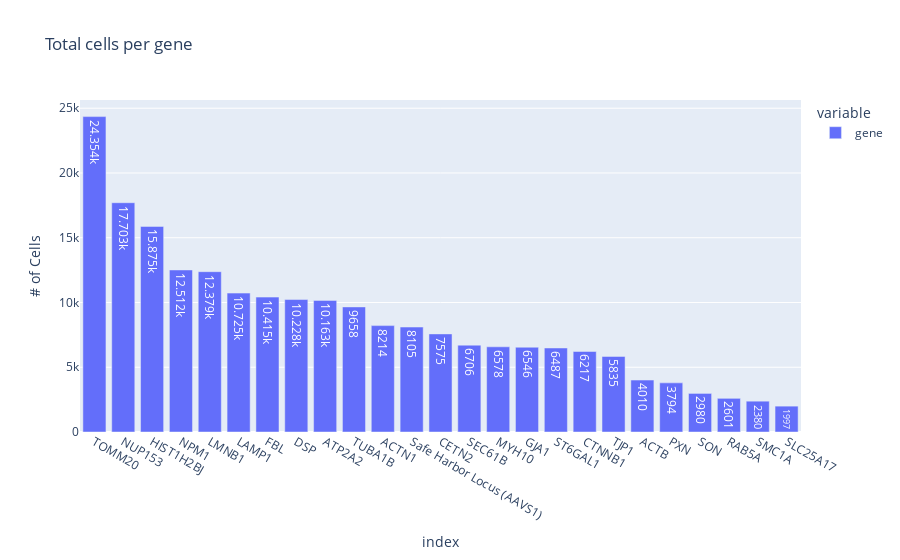

The notebook cell this image was saved under:
### Markdown cell above
### Overview - Cells per gene

The dataset consists of over 200K cells and based on the number distribution of FOVs we can assume that they are not evenly spraed across the 25 cell lines. We can visualize the number of cells per gene by further parsing the data frame.

### Code cell
fig_total = px.bar(df.gene.value_counts(),text_auto=True,title="Total cells per gene",labels=dict(value="# of Cells"))
fig_total.show()

### Figure 1 — Plotly figure (JSON) as saved in the notebook; plotly's stock layout.template omitted (floating-point values rounded to 4 significant figures)
{"data": [{"alignmentgroup": "True", "hovertemplate": "variable=gene<br>index=%{x}<br># of Cells=%{y}<extra></extra>", "legendgroup": "gene", "marker": {"color": "#636efa", "pattern": {"shape": ""}}, "name": "gene", "offsetgroup": "gene", "orientation": "v", "showlegend": true, "textposition": "auto", "texttemplate": "%{y}", "type": "bar", "x": ["TOMM20", "NUP153", "HIST1H2BJ", "NPM1", "LMNB1", "LAMP1", "FBL", "DSP", "ATP2A2", "TUBA1B", "ACTN1", "Safe Harbor Locus (AAVS1)", "CETN2", "SEC61B", "MYH10", "GJA1", "ST6GAL1", "CTNNB1", "TJP1", "ACTB", "PXN", "SON", "RAB5A", "SMC1A", "SLC25A17"], "xaxis": "x", "y": [24354, 17703, 15875, 12512, 12379, 10725, 10415, 10228, 10163, 9658, 8214, 8105, 7575, 6706, 6578, 6546, 6487, 6217, 5835, 4010, 3794, 2980, 2601, 2380, 1997], "yaxis": "y"}], "layout": {"autosize": true, "barmode": "relative", "legend": {"title": {"text": "variable"}, "tracegroupgap": 0}, "title": {"text": "Total cells per gene"}, "xaxis": {"anchor": "y", "autorange": true, "domain": [0, 1], "range": [-0.5, 24.5], "title": {"text": "index"}, "type": "category"}, "yaxis": {"anchor": "x", "autorange": true, "domain": [0, 1], "range": [0, 25640.0], "title": {"text": "# of Cells"}, "type": "linear"}}}
